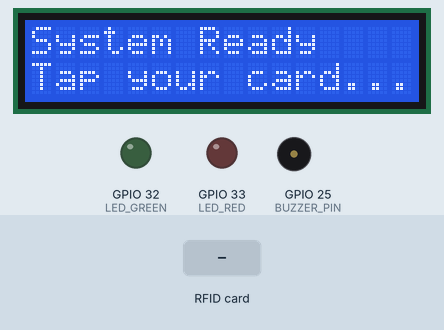
Recording of a sketch running on a simulated ESP32. Shown: 16×2 character LCD, output pins drawn as LEDs (lit = HIGH), buzzer (waves = sounding, pin HIGH). The inputs (shaded band) are chosen by the test bench. WiFi joins after 1.5 s; servers stay silent unless stated.

Above: at 1.3 s.
1.4 s: RFID card 5E 7A 19 C4 held to the reader
At 3.8 s:
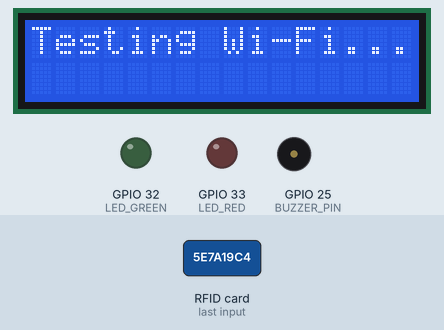
At 6.2 s:
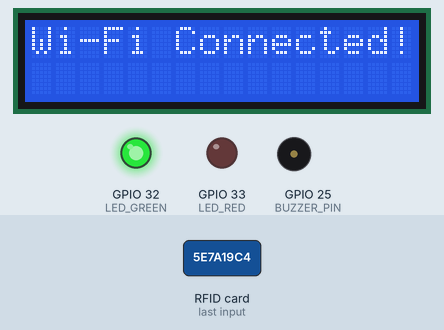
7.4 s: RFID card 5E 7A 19 C4 held to the reader
At 10.9 s:
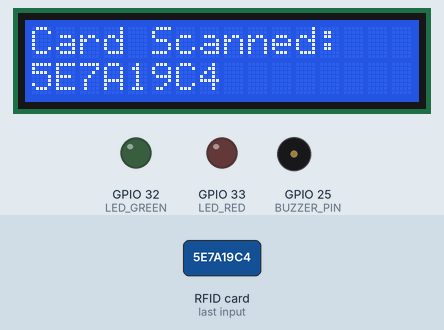
Timing chart, 0 to 12.4 s (numbered marks = the images above; inputs shaded):
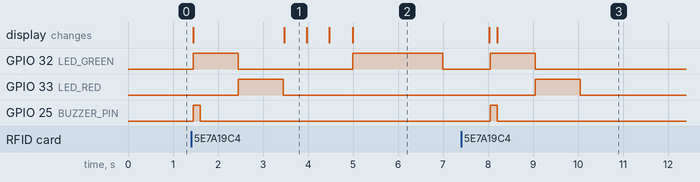

The sketch:

test.ino
```cpp
#include "soc/soc.h"
#include "soc/rtc_cntl_reg.h"
#include <SPI.h>
#include <MFRC522.h>
#include <Wire.h>
#include <LiquidCrystal_I2C.h>
#include <WiFi.h>

// PIN DEFINITIONS
#define SS_PIN 5
#define RST_PIN 27
#define LED_GREEN 32
#define LED_RED 33
#define BUZZER_PIN 25

MFRC522 rfid(SS_PIN, RST_PIN);
LiquidCrystal_I2C lcd(0x27, 16, 2); // 0x27 is the standard I2C address

const char* WIFI_SSID = "codiac";
const char* WIFI_PASSWORD = "codiac01";
bool wifiTested = false;

void setup() {
  // Disable brownout detector to prevent power reset
  WRITE_PERI_REG(RTC_CNTL_BROWN_OUT_REG, 0);

  Serial.begin(115200);

  // Initialize outputs
  pinMode(LED_GREEN, OUTPUT);
  pinMode(LED_RED, OUTPUT);
  pinMode(BUZZER_PIN, OUTPUT);
  digitalWrite(LED_GREEN, LOW);
  digitalWrite(LED_RED, LOW);
  digitalWrite(BUZZER_PIN, LOW);

  // Initialize I2C LCD
  lcd.init();
  lcd.backlight();
  lcd.clear();
  lcd.setCursor(0, 0);
  lcd.print("System Ready");
  lcd.setCursor(0, 1);
  lcd.print("Tap your card...");

  // Initialize RFID
  SPI.begin();
  rfid.PCD_Init();
}

void loop() {
  if (!rfid.PICC_IsNewCardPresent()) return;
  if (!rfid.PICC_ReadCardSerial()) return;

  // 1. HARDWARE TEST: Get Card UID
  String uidString = "";
  for (byte i = 0; i < rfid.uid.size; i++) {
    if (rfid.uid.uidByte[i] < 0x10) uidString += "0";
    uidString += String(rfid.uid.uidByte[i], HEX);
  }
  uidString.toUpperCase();

  // 2. HARDWARE TEST: Update LCD
  lcd.clear();
  lcd.setCursor(0, 0);
  lcd.print("Card Scanned:");
  lcd.setCursor(0, 1);
  lcd.print(uidString);

  // 3. HARDWARE TEST: Trigger Buzzer and Green LED
  digitalWrite(LED_GREEN, HIGH);
  digitalWrite(BUZZER_PIN, HIGH);
  delay(150);
  digitalWrite(BUZZER_PIN, LOW);
  delay(850);
  digitalWrite(LED_GREEN, LOW);

  // 4. HARDWARE TEST: Trigger Red LED
  digitalWrite(LED_RED, HIGH);
  delay(1000);
  digitalWrite(LED_RED, LOW);

  rfid.PICC_HaltA();
  rfid.PCD_StopCrypto1();

  // 5. WI-FI TEST: Only runs once after the first card tap
  if (!wifiTested) {
    wifiTested = true;

    lcd.clear();
    lcd.setCursor(0, 0);
    lcd.print("Testing Wi-Fi...");

    WiFi.setTxPower(WIFI_POWER_8_5dBm);
    WiFi.begin(WIFI_SSID, WIFI_PASSWORD);

    int attempts = 0;
    while (WiFi.status() != WL_CONNECTED && attempts < 15) {
      delay(500);
      lcd.setCursor(attempts, 1);
      lcd.print(".");
      attempts++;
    }

    lcd.clear();
    if (WiFi.status() == WL_CONNECTED) {
      lcd.setCursor(0, 0);
      lcd.print("Wi-Fi Connected!");
      digitalWrite(LED_GREEN, HIGH);
      delay(2000);
      digitalWrite(LED_GREEN, LOW);
    } else {
      lcd.setCursor(0, 0);
      lcd.print("Wi-Fi Failed");
      digitalWrite(LED_RED, HIGH);
      delay(2000);
      digitalWrite(LED_RED, LOW);
    }

    // Reset screen for next tap
    delay(1000);
    lcd.clear();
    lcd.setCursor(0, 0);
    lcd.print("System Ready");
    lcd.setCursor(0, 1);
    lcd.print("Tap your card...");
  }
}
```

Measured:
- after the input at 1.4 s, GPIO 32 (LED_GREEN): LOW → HIGH after 0.05 s, → LOW 1.0 s later, → HIGH 2.5 s later, → LOW 2.0 s later; GPIO 33 (LED_RED): LOW → HIGH after 1.1 s, → LOW 1.0 s later; GPIO 25 (BUZZER_PIN): LOW → HIGH after 0.05 s, → LOW 0.15 s later; the display: first changes after 0.05 s (image 1 shows a later state)
- after the input at 7.4 s, GPIO 32 (LED_GREEN): LOW → HIGH after 0.65 s, → LOW 1.0 s later; GPIO 33 (LED_RED): LOW → HIGH after 1.7 s, → LOW 1.0 s later; GPIO 25 (BUZZER_PIN): LOW → HIGH after 0.65 s, → LOW 0.15 s later; the display: first differs from a run without the input after 0.80 s (image 3)
